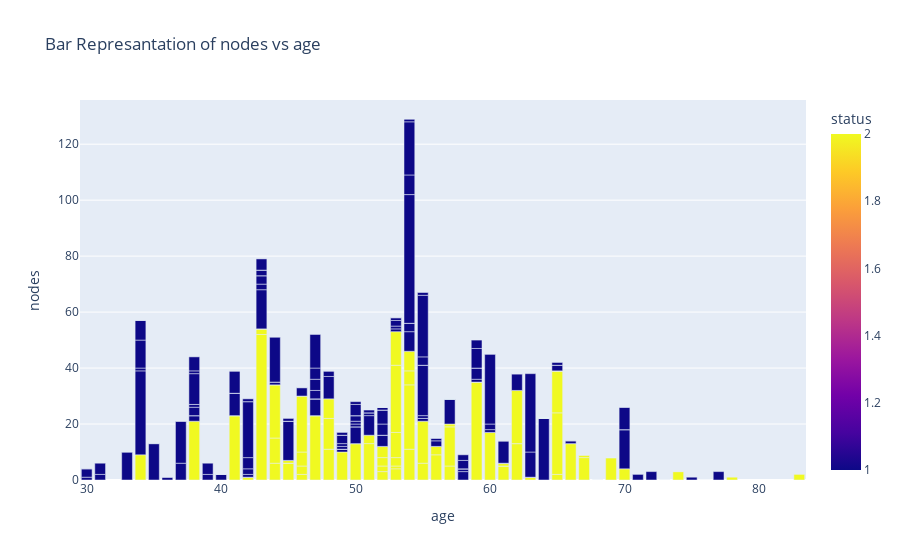

This figure's notebook cell:
### Code cell
import plotly.express as px
figure = px.bar(haberdata, x=haberdata["age"],
                y=haberdata["nodes"],
                color= haberdata["status"],
            title="Bar Represantation of nodes vs age ")
figure.show()

### Figure 1 — Plotly figure (JSON) as saved in the notebook; plotly's stock layout.template omitted (floating-point values rounded to 4 significant figures; data arrays with more than 128 entries replaced by an {"elided": "..."} marker saying what was removed)
{"data": [{"alignmentgroup": "True", "hovertemplate": "age=%{x}<br>nodes=%{y}<br>status=%{marker.color}<extra></extra>", "legendgroup": "", "marker": {"color": {"elided": "306 int values"}, "coloraxis": "coloraxis", "pattern": {"shape": ""}}, "name": "", "offsetgroup": "", "orientation": "v", "showlegend": false, "textposition": "auto", "type": "bar", "x": {"elided": "306 int values"}, "xaxis": "x", "y": {"elided": "306 int values"}, "yaxis": "y"}], "layout": {"autosize": true, "barmode": "relative", "coloraxis": {"colorbar": {"title": {"text": "status"}}, "colorscale": [[0, "#0d0887"], [0.1111, "#46039f"], [0.2222, "#7201a8"], [0.3333, "#9c179e"], [0.4444, "#bd3786"], [0.5556, "#d8576b"], [0.6667, "#ed7953"], [0.7778, "#fb9f3a"], [0.8889, "#fdca26"], [1, "#f0f921"]]}, "legend": {"tracegroupgap": 0}, "title": {"text": "Bar Represantation of nodes vs age "}, "xaxis": {"anchor": "y", "autorange": true, "domain": [0, 1], "range": [29.5, 83.5], "title": {"text": "age"}, "type": "linear"}, "yaxis": {"anchor": "x", "autorange": true, "domain": [0, 1], "range": [0, 135.8], "title": {"text": "nodes"}, "type": "linear"}}}
